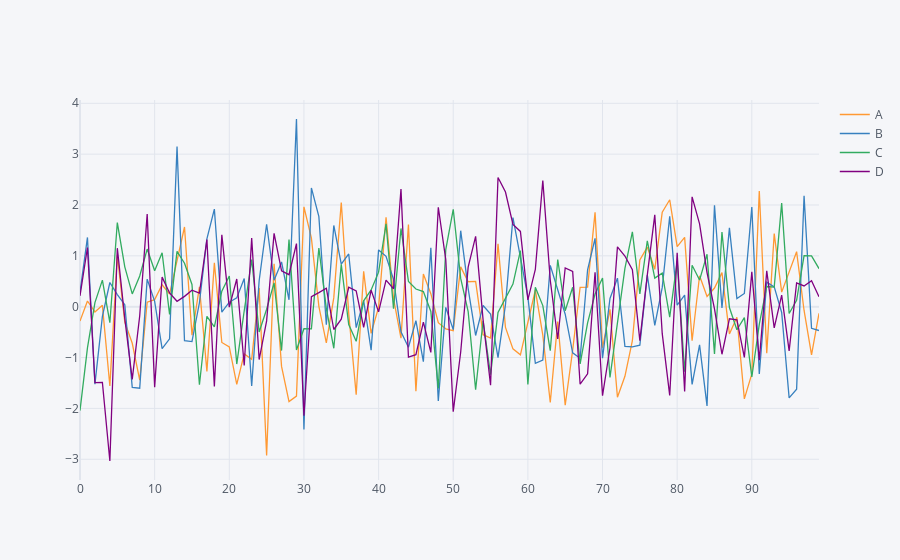

Notebook cell for this chart:
### Code cell
#interactive visuals
df.iplot()
